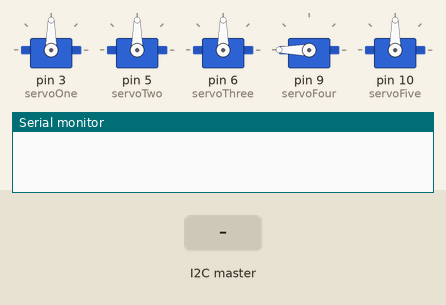
Recording of a sketch running on a simulated Arduino Uno, built with avr-gcc and run on an emulated ATmega328P. Shown: 5 × servo, the last lines printed to the serial monitor. The inputs (shaded band) are chosen by the test bench.

Above: at 1.2 s.
1.3 s: the I2C master sends the byte 5
At 1.8 s:
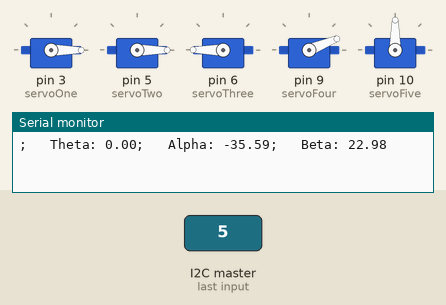
Timing chart, 0 to 4.3 s (numbered marks = the images above; inputs shaded):
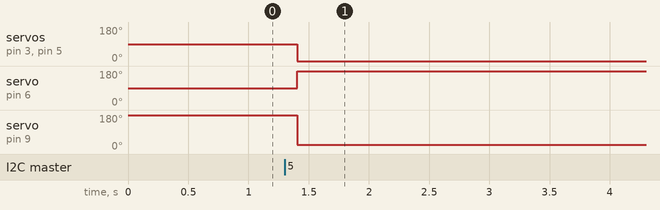

The sketch:

slave.ino
```cpp
// Does not work well, can't find the reason, probably something wrong with the encoder

#include <math.h>
#include <Servo.h>
#include <Wire.h>

#define SLAVE_ADDR 0x8

Servo servoOne, servoTwo, servoThree, servoFour, servoFive;

double linkOne = 48.0;
double linkTwo = 120.0;
double linkThree = 100.0;
double x;
double y;
double z;
double c, d, Zoffset, theta;
double alphaOne, alphaTwo, alphaFinal;
double beta;

bool move = false;

char receive_string[20];

void setup() {
  // put your setup code here, to run once:
  Wire.begin(SLAVE_ADDR);
  Serial.begin(9600);
  servoOne.attach(3);
  servoTwo.attach(5);
  servoThree.attach(6);
  servoFour.attach(9);
  servoFive.attach(10);

  // Move Servos to initial;
  servoOne.write(90);
  servoTwo.write(90);
  servoThree.write(90);
  servoFour.write(180);

  // Function to run when data received from master
  Wire.onReceive(receiveEvent);
}

void loop() {
  if (move == true){
    extract_values();

  d = sqrt((x*x) + (y*y));
  theta = atan2(y,x)*(180/PI);
  Zoffset = (z - linkOne);
  c = sqrt((d*d) + (Zoffset*Zoffset));
  beta = acos((linkTwo*linkTwo + linkThree*linkThree - c*c) / (2 * linkTwo * linkThree)) * (180 / PI);
  alphaOne = acos(d/c);
  alphaTwo = acos((linkTwo * linkTwo + c*c - linkThree * linkThree)/(2*linkTwo*c));

  if (z > linkOne){
    alphaFinal = (alphaOne + alphaTwo) * (180/PI);
  }
  else if (z < linkOne){
    alphaFinal = (alphaTwo - alphaOne) * (180/PI);
  }

  Serial.print(";   Theta: ");
  Serial.print(theta);
  Serial.print(";   Alpha: ");
  Serial.print(alphaFinal);
  Serial.print(";   Beta: ");
  Serial.println(beta);
  delay(100);
  servoOne.write(theta);
  servoTwo.write(alphaFinal);
  servoThree.write(180-alphaFinal);
  servoFour.write(beta);
  delay(100);

  clean_string();
  move = false;
  }
}

void extract_values(void){
  sscanf(receive_string, "x=%d; y=%d; z=%d", &x, &y, &z);
}

void receiveEvent(void) {
  byte i = 0;
  while (Wire.available() && i < 19) {
    receive_string[i++] = Wire.read();
  }
  receive_string[i] = '\0';
  move = true;
}

void clean_string(void){
  for(int i = 0; i < 20; i++){
    receive_string[i] = '\0';
  }
}
```

Measured:
- after the input at 1.3 s, servo on pin 3 (servoOne), servo on pin 5 (servoTwo): 90° → 0° after 0.10 s; servo on pin 6 (servoThree): 90° → 180° after 0.10 s; servo on pin 9 (servoFour): 180° → 22° after 0.10 s
